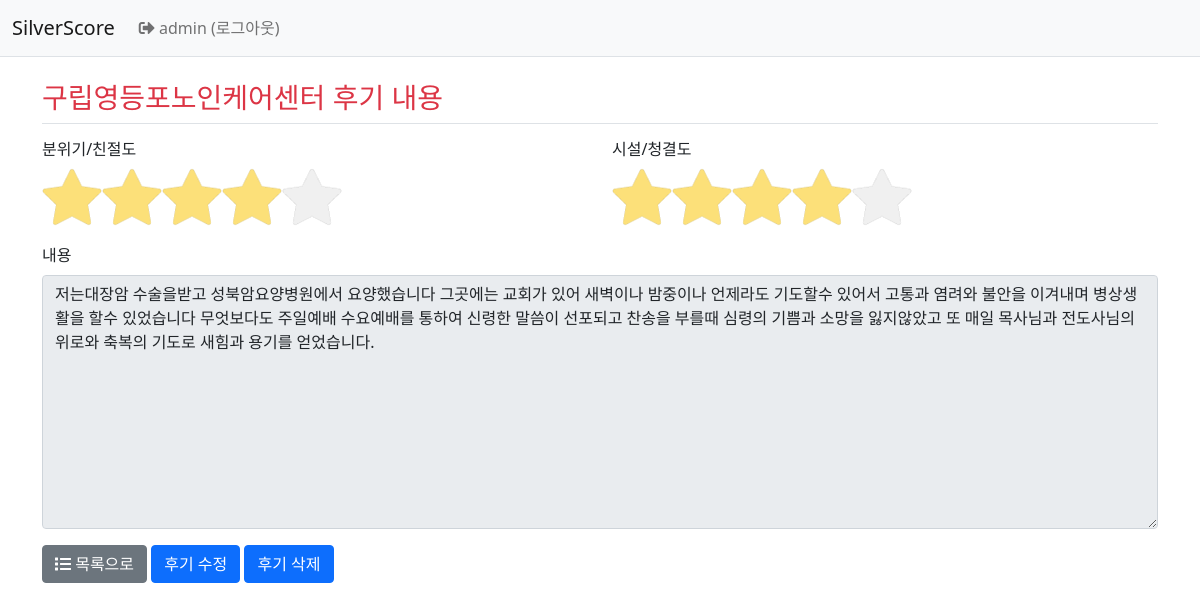
Page /member/review/detail/13/ (signed in) on the committed database.
### member/models.py (models this page shows)
class LongTermAdmin(models.Model):
    id = models.AutoField(primary_key=True)
    longTermAdminSym = models.CharField(max_length=11)
    adminPttnCd = models.CharField(max_length=3)
    siDoCd = models.CharField(max_length=2)
    siGunGuCd = models.CharField(max_length=3)
    adminNm = models.CharField(max_length=100)
    ratingCd = models.CharField(max_length=15, blank=True, null=True)
    ratingDate = models.DateField()
    ratingGrade = models.CharField(max_length=1)
    detailAddr = models.CharField(max_length=1000)
    telNo = models.CharField(max_length=18)
    jaehwalCd = models.CharField(max_length=1, blank=True, null=True)
    chimaeCd = models.CharField(max_length=1, blank=True, null=True)
    photo = models.ImageField(upload_to='images/', null=True)
    longTermPeribRgtDt = models.DateField()
    stpRptDt = models.DateField()
    adminCd = models.CharField(max_length=1)
    sidogungucode = models.ForeignKey(SiDoGunGuCode, on_delete=models.CASCADE)
    adminpttncode = models.ForeignKey(AdminPttnCode, on_delete=models.CASCADE)

class Review(models.Model):
    id = models.BigAutoField(primary_key=True)
    amKind = models.SmallIntegerField(default=0)
    faClean = models.SmallIntegerField(default=0)
    content = models.CharField(max_length=500, blank=True)
    createDate = models.DateTimeField()
    modifyDate = models.DateTimeField(null=True, blank=True)
    user = models.ForeignKey(User, on_delete=models.CASCADE)
    longtermadmin = models.ForeignKey(LongTermAdmin, on_delete=models.CASCADE)

### member/views.py (the view)
# urls.py: path('review/detail/<int:review_id>/', views.review_detail, name='review_detail'),
def review_detail(request, review_id):
    review = get_object_or_404(Review, pk=review_id)
    context = {'review': review, 'longtermadmin': review.longtermadmin }
    return render(request, 'member/review_detail.html', context)

### templates/member/review_detail.html (shortened to what this page needs)
<!DOCTYPE html>
<html lang="en">
<head>
</head>
<body>
{% extends 'base.html' %}
{% block content %}
<div class="container">
    <h3 class="my-3 border-bottom py-2 text-danger">{{ longtermadmin.adminNm }} 후기 내용</h3>
    <div class="row">
        <h6 class="col">분위기/친절도</h6>
        <h6 class="col">시설/청결도</h6>
    </div>
    <div class="mb-3 row">
        <div class="col">
            <div class="rating">
                <label for="rating11"></label>
                <label for="rating12"></label>
                <label for="rating13"></label>
                <label for="rating14"></label>
                <label for="rating15"></label>
            </div>
        </div>
        <div class="col">
            <div class="rating">
                <label for="rating21"></label>
                <label for="rating22"></label>
                <label for="rating23"></label>
                <label for="rating24"></label>
                <label for="rating25"></label>
            </div>
        </div>
    </div>
    <form>
        <div class="mb-3">
        <label for="content" class="form-label">내용</label>
        <textarea class="form-control"
                  name="content" id="content" rows="10" maxlength="500" disabled>{{ review.content }}</textarea>
    </div>
    </form>
    <div class="my-3">
        <a href="{% url 'member:review_index' longtermadmin.id %}" class="back_to_list btn btn-secondary">
            <i class="fas fa-list"></i> 목록으로 </a>
        {% if request.user == review.user %}
            <a href="{% url 'member:review_modify' review.id %}"
               class="btn btn-primary">후기 수정</a>
            <a href="javascript:void(0)" class="delete btn btn-primary"
               data-uri="{% url 'member:review_delete' review.id %}">후기 삭제</a>
        {% endif %}
    </div>
</div>
{% endblock %}k

### templates/navbar.html (shortened to what this page needs)
<!DOCTYPE html>
<html lang="en">
<head>
</head>
<body>
<nav class="navbar navbar-expand-lg navbar-light bg-light border-bottom">
     <div class="container-fluid">
        <a class="navbar-brand" href="{% url 'member:review_index' 1 %}">SilverScore</a>
        <div class="navbar-collapse collapse" id="navbarSupportedContent">
            <ul class="navbar-nav me-auto mb-2 mb-lg-0">
                <li class="nav-item" >
                    {% if user.is_authenticated %}
                    <a class="nav-link" href="{% url 'common:logout' %}">
                        <i class="fas fa-sign-out-alt"></i> {{ user.username }} (로그아웃)</a>
                    {% else %}
                    <a class="nav-link" href="{% url 'common:login' %}">
                        <i class="fas fa-sign-in-alt"></i> 로그인 </a>
                    {% endif %}
                </li>
            </ul>
        </div>
    </div>
</nav>
</body>
</html>

### static/rating.css (style rules this page uses)
.rating { height: 60px; width: 300px; background-color: #f0f0f0; }
.rating .rate_radio + label { position: relative; display: block; float: left; z-index: 10; width: 60px; height: 60px; background-image: url('/static/img/star.png'); background-repeat: no-repeat; background-size: 60px 60px; cursor: pointer; }

### rows in the picture
LongTermAdmin: adminNm "구립영등포노인케어센터"
Review: content "저는대장암 수술을받고 성북암요양병원에서 요양했습니다 그곳에는 교회가 있어 새벽이나 밤중이나 언제라도 기도할수 있어서 고통과 염려와 불안을 이겨내며 병상생활을 할수 있었습니다 무엇보다도 주일예배 수요예배를 통하여 신령한 말씀이 선포되고 찬송을 부를때 심령의 기쁨과 소망을 잃지않았고 또 매일 목사님과 전도사님의 위로와 축복의 기도로 새힘과 용기를 얻었습니다."

### other values in the picture
{{ user.username }} "admin"
